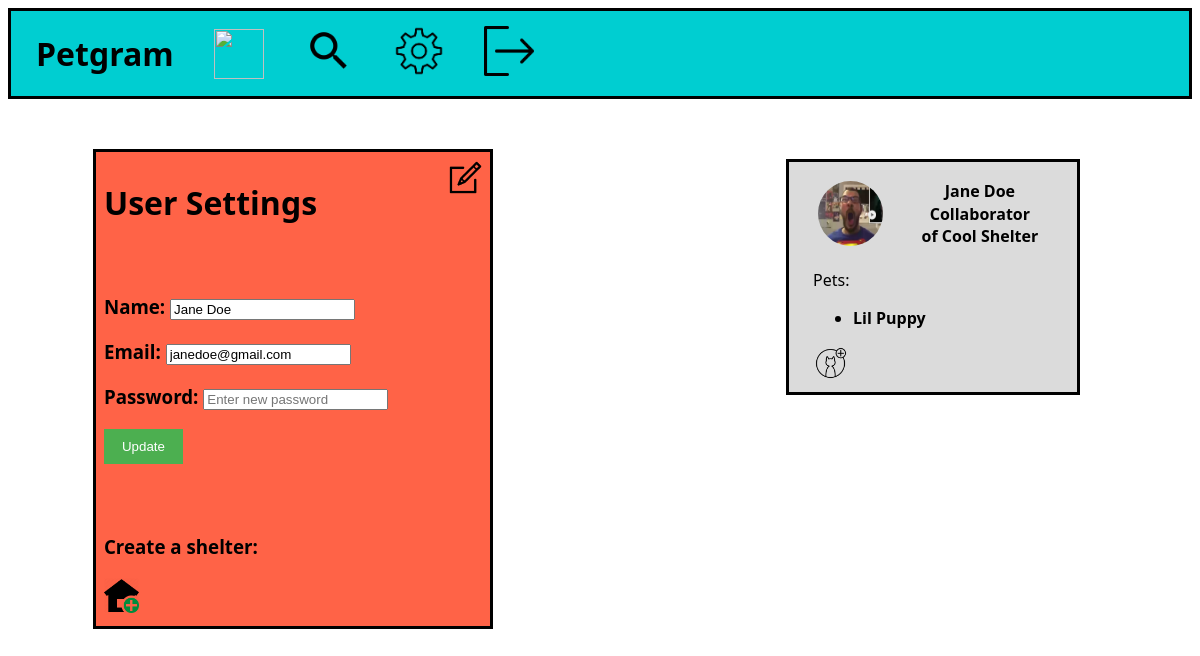
/user_settings.php (signed in), run on an earlier commit of the app's database.
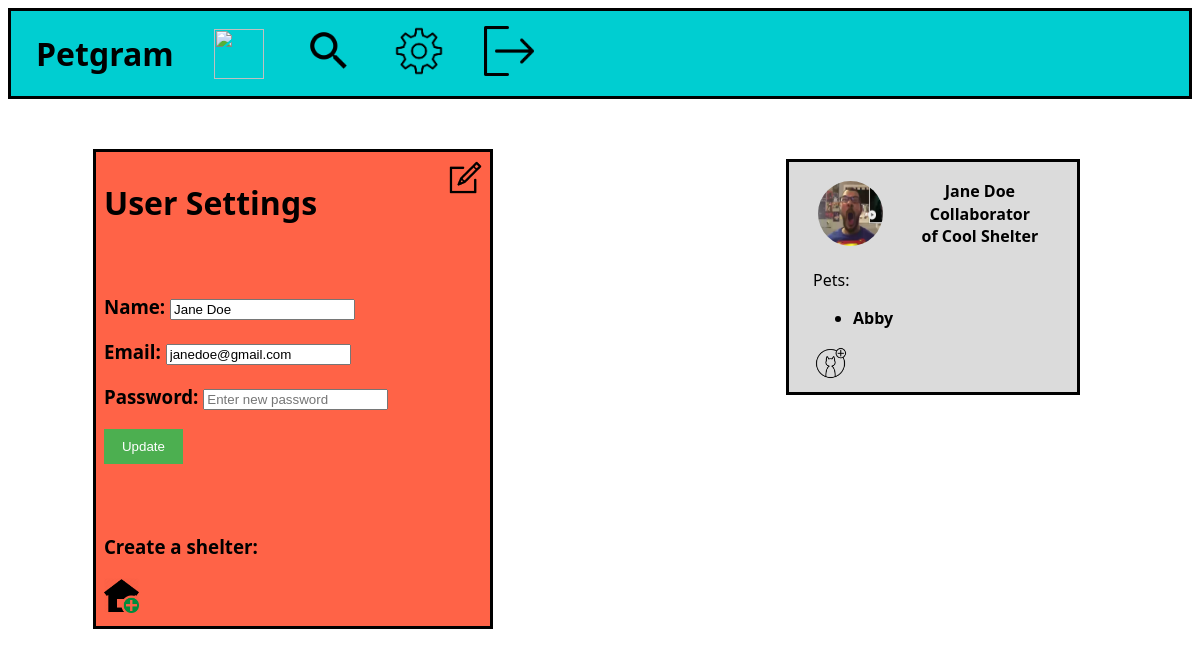
And on a later commit of the database.
### tables this page shows
CREATE TABLE Pet (
    id           INTEGER  PRIMARY KEY,
    ownerID      INTEGER  REFERENCES Account (id) ON DELETE CASCADE,
    profilePic   INTEGER  REFERENCES ProfileImage (id) ON DELETE CASCADE,
    name         CHAR,
    bio          CHAR,
    description  CHAR,
    requirements CHAR
);

### database/account.php (called while the page is built)
<?php
    function getAccount($id)
    {
        global $db;
        $stmt = $db->prepare('SELECT * FROM account WHERE id = ?');
        $stmt->execute([$id]);
        return $stmt->fetch();
    }
?>

### database/user.php (called while the page is built, shortened)
<?php
function getUserPets()
{
    global $db;
    $user_id = $_SESSION['user']['id'];
    $stmt = $db->prepare('SELECT * FROM pet WHERE ownerID = ?');
    $stmt->execute([$user_id]);
    return $stmt->fetchAll();
}
function shelterCollaborator()
{
    global $db;
    $user_id = $_SESSION['user']['id'];
    $stmt = $db->prepare('SELECT * FROM collaborator INNER JOIN shelter ON shelter.id = collaborator.shelterID INNER JOIN account ON account.id = shelter.id WHERE collaborator.userID = ?');
    $stmt->execute([$user_id]);
    return $stmt->fetchAll();
}

### user_settings.php (the view, shortened to what this page needs)
<?php
$user = $_SESSION['user'];
?>
<!DOCTYPE html>
<html lang="en">
<head>
    <link href="css/home.css" rel="stylesheet">
</head>
<body>
    <?php include_once('hotbar.php') ?>
    <?php include_once('sidebar.php') ?>
    <div id="settings">
        <div id="main">
            <div id="header">
                <div>
                    <h1>User Settings</h1>
                </div>
                <div>
                    <a href=""><img src="images/edit.png" width="35" height="35" alt=""></a>
                </div>
            </div>
            <br>
            <div id="form">
                <form action="update_user_action.php" method="post">
                    <h3>Name: <input type="text" name="name" value="<?php echo $user['name'] ?>"></h3>
                    <h3>Email: <input type="text" name="email" value="<?php echo $user['email'] ?>"></h3>
                    <h3>Password: <input type="password" name="password" placeholder="Enter new password" value=""></h3>
                    <button id="btn" type="submit">Update</button>
                </form>
            </div>
            <br><br>
            <div>
                <h3>Create a shelter:</h3>
                <a href="add_shelter.php"><img src="images/addShelter.png" alt="Add Shelter" width="35" height="35"></a>
            </div>
        </div>
    </div>
</body>
</html>

### sidebar.php (shortened to what this page needs)
<?php
include_once('database/user.php');
include_once('database/account.php');
$user_pets = getUserPets();
$shelters = shelterCollaborator();
$id = $_SESSION['user']['id'];
$account = getAccount($id);
?>
<aside id="sideBar">
    <div id="user">
        <img src="images/profileImages/squared/<?php echo $account['profilePic'] ?>.jpg" alt="" width="65" height="65">
        <div id="username">
            <p><?php echo $_SESSION['user']['name'] ?></p>
            <p>
                <?php
                $nShelter = count($shelters);
                if($nShelter > 0) {
                    echo 'Collaborator of ' . $shelters[0]['name'];
                }
                ?>
            </p>
        </div>
    </div>
    <p>Pets:</p>
    <ul>
        <?php
        if (count($user_pets) == 0)
            echo '<li>No pets yet</li>';
        else
            foreach ($user_pets as $user_pet)
                echo '<a href="pet_profile.php?id=' . $user_pet['id'] . '">
                    <li>' . $user_pet['name'] . '</li>
                  </a>'
        ?>
    </ul>
    <a href="add_pet.php"><img src="images/petAdd.png" alt="" width="35" height="35"></a>
</aside>

What changed in the data, as far as the page shows it:
no longer on this page (row edited): pet: name "Lil Puppy"
now on this page (row edited): pet: name "Abby"
